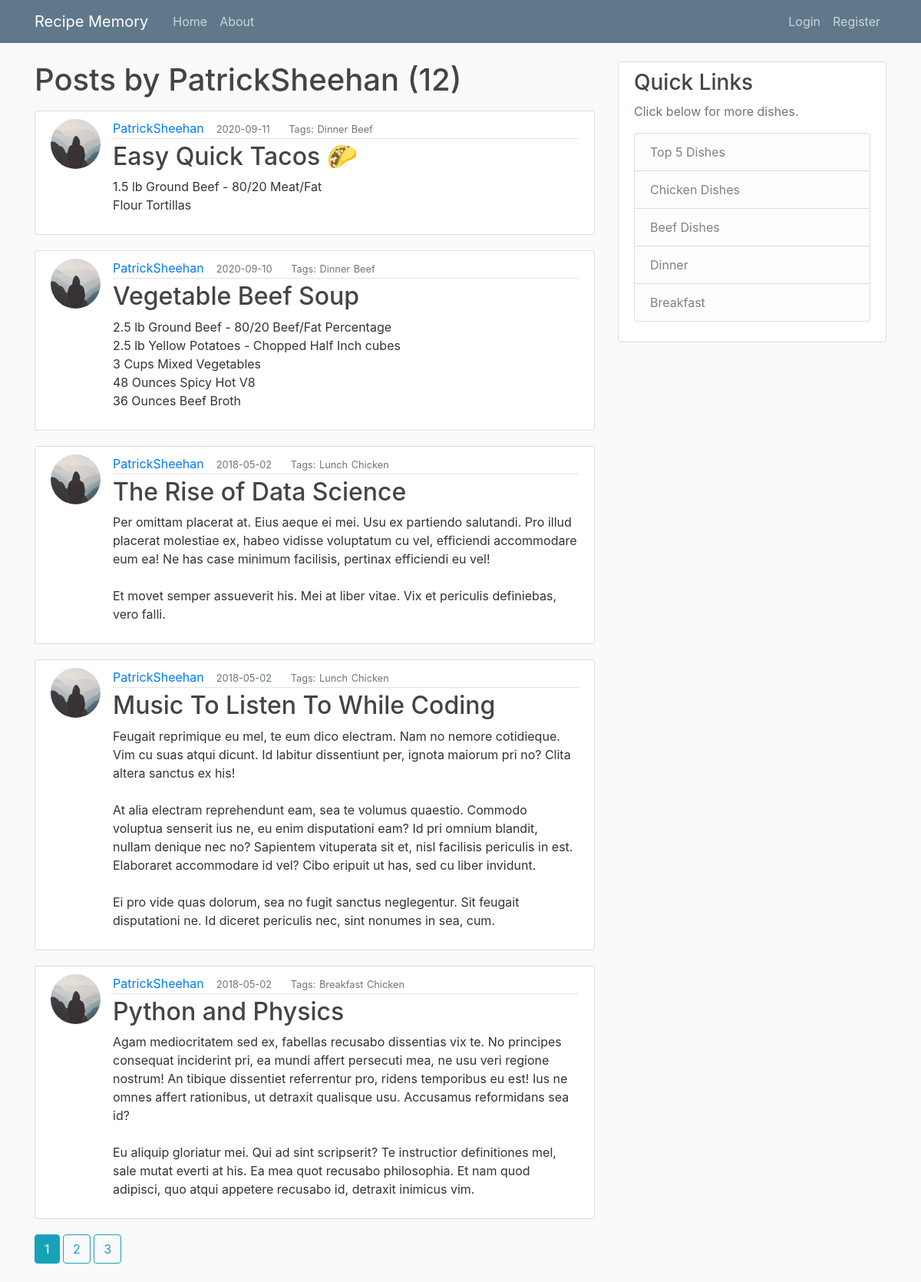
The page /user/PatrickSheehan on the database its author committed.
### flaskblog/models.py (models this page shows, shortened)
class User(db.Model, UserMixin):
    id = db.Column(db.Integer, primary_key=True)
    username = db.Column(db.String(20), unique=True, nullable=False)
    email = db.Column(db.String(120), unique=True, nullable=False)
    image_file = db.Column(db.String(20), nullable=False, default='default.jpg')
    password = db.Column(db.String(60), nullable=False)
    posts = db.relationship('Post', backref='author', lazy=True)

class Post(db.Model):
    id = db.Column(db.Integer, primary_key=True)
    title = db.Column(db.String(120), nullable=False)
    date_posted = db.Column(db.DateTime, nullable=False, default=datetime.utcnow)
    mealType = db.Column(db.String(20), default="Dinner", nullable=True)
    mainIngredient = db.Column(db.String(35), default="Chicken", nullable=True)
    content = db.Column(db.Text, nullable=False)
    user_id = db.Column(db.Integer, db.ForeignKey('user.id'), nullable=False)

### flaskblog/users/routes.py (the view)
@users.route("/user/<string:username>")
def user_posts(username):
    page = request.args.get('page', 1, type=int)
    user = User.query.filter_by(username=username).first_or_404()
    posts = Post.query.filter_by(author=user)\
        .order_by(Post.date_posted.desc())\
        .paginate(page=page, per_page=5)
    return render_template('user_posts.html', posts=posts, user=user)

### flaskblog/templates/user_posts.html
{% extends "layouts.html" %}
{% block content %}
  <h1 class="mb-3">Posts by {{ user.username}} ({{ posts.total }})</h1>
  {% for post in posts.items %}
      <article class="media content-section">
        <img class="rounded-circle article-img" src="{{ url_for('static', filename='profile_pics/' + post.author.image_file) }}">
      <div class="media-body">
        <div class="article-metadata">
          <a class="mr-2" href="{{ url_for('users.user_posts', username=post.author.username) }}">{{ post.author.username }}</a>
          <small class="text-muted"> &nbsp;{{ post.date_posted.strftime('%Y-%m-%d') }}</small>
          <small class="text-muted"> &emsp;&nbsp; Tags:</small>
          <b><small class="text-muted">{{ post.mealType }}</small></b>
          <b><small class="text-muted">{{ post.mainIngredient }}</small></b>
        </div>
        <h2><a class="article-title" href="{{ url_for('posts.post', post_id=post.id) }}">{{ post.title }}</a></h2>
        <p class="article-content">{{ post.content }}</p>
      </div>
      </article>
  {% endfor %}
  {% for page_num in posts.iter_pages(left_edge=2, right_edge=2, left_current=2, right_current=3) %}
    {% if page_num %}
      {% if posts.page == page_num %}
        <a class="btn btn-info mb-4" href="{{ url_for('users.user_posts', username=user.username, page=page_num) }}">{{ page_num }}</a>
      {% else %}
        <a class="btn btn-outline-info mb-4" href="{{ url_for('users.user_posts', username=user.username, page=page_num) }}">{{ page_num }}</a>
      {% endif %}
    {% else %}
      ...
    {% endif %}
  {% endfor %}
{% endblock content %}

### flaskblog/static/main.css (style rules this page uses)
body { background: #fafafa; color: #333333; margin-top: 5rem; }
h1, h2, h3, h4, h5, h6 { color: #444444; }
.content-section { background: #ffffff; padding: 10px 20px; border: 1px solid #dddddd; border-radius: 3px; margin-bottom: 20px; }
.article-title { color: #444444; }
.article-content { white-space: pre-line; }
.article-img { height: 65px; width: 65px; margin-right: 16px; }
.article-metadata { padding-bottom: 1px; margin-bottom: 4px; border-bottom: 1px solid #e3e3e3 }

### rows shown on the page
User: username "PatrickSheehan"
Post: image_file (picture), author.username "PatrickSheehan", date_posted "2020-09-11", mealType "Dinner", mainIngredient "Beef", title "Easy Quick Tacos 🌮", content "1.5 lb Ground Beef - 80/20 Meat/Fat Flour Tortillas"
Post: image_file (picture), author.username "PatrickSheehan", date_posted "2020-09-10", mealType "Dinner", mainIngredient "Beef", title "Vegetable Beef Soup", content "2.5 lb Ground Beef - 80/20 Beef/Fat Percentage 2.5 lb Yellow Potatoes - Chopped Half Inch cubes 3 Cups Mixed Vegetables 48 Ounces Spicy Hot V8 36 Ounces Beef Broth"
Post: image_file (picture), author.username "PatrickSheehan", date_posted "2018-05-02", mealType "Lunch", mainIngredient "Chicken", title "The Rise of Data Science", content "Per omittam placerat at. Eius aeque ei mei. Usu ex partiendo salutandi. Pro illud placerat molestiae ex, habeo vidisse voluptatum cu vel, efficiendi accommodare eum ea! Ne has case minimum facilisis, pertinax efficiendi eu vel! Et movet semper assueverit his. Mei at liber vitae. Vix et periculis definiebas, vero falli."
Post: image_file (picture), author.username "PatrickSheehan", date_posted "2018-05-02", mealType "Lunch", mainIngredient "Chicken", title "Music To Listen To While Coding", content "Feugait reprimique eu mel, te eum dico electram. Nam no nemore cotidieque. Vim cu suas atqui dicunt. Id labitur dissentiunt per, ignota maiorum pri no? Clita altera sanctus ex his! At alia electram reprehendunt eam, sea te volumus quaestio. Commodo voluptua senserit ius ne, eu enim disputationi eam? Id pri omnium blandit, nullam denique nec no? Sapientem vituperata sit et, nisl facilisis periculis in est. Elaboraret accommodare id vel? Cibo eripuit ut has, sed cu liber invidunt. Ei pro vide quas dolorum, sea no fugit sanctus neglegentur. Sit feugait disputationi ne. Id diceret periculis nec, sint nonumes in sea, cum."
Post: image_file (picture), author.username "PatrickSheehan", date_posted "2018-05-02", mealType "Breakfast", mainIngredient "Chicken", title "Python and Physics", content "Agam mediocritatem sed ex, fabellas recusabo dissentias vix te. No principes consequat inciderint pri, ea mundi affert persecuti mea, ne usu veri regione nostrum! An tibique dissentiet referrentur pro, ridens temporibus eu est! Ius ne omnes affert rationibus, ut detraxit qualisque usu. Accusamus reformidans sea id? Eu aliquip gloriatur mei. Qui ad sint scripserit? Te instructior definitiones mel, sale mutat everti at his. Ea mea quot recusabo philosophia. Et nam quod adipisci, quo atqui appetere recusabo id, detraxit inimicus vim."

### other values the page prints
{{ posts.total }} "12"
{{ page_num }} "1"
{{ page_num }} "2" "3"
